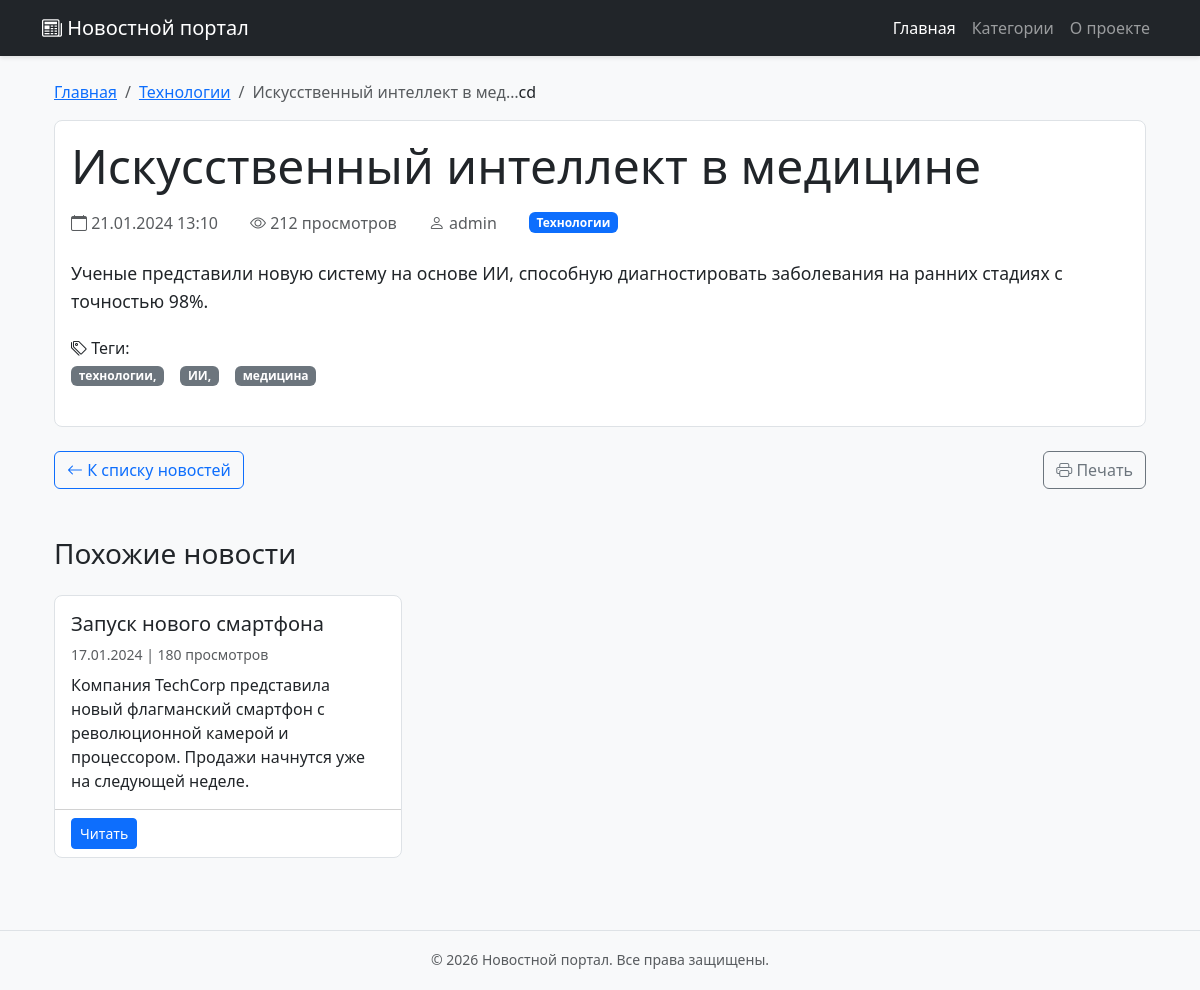
The app's page /news/7/ with its own data.
### news/models.py (models this page shows, shortened)
class News(models.Model):
    DRAFT = 'draft'
    PUBLISHED = 'published'
    ARCHIVED = 'archived'
    STATUS_CHOICES = [
        (DRAFT, 'Черновик'),
        (PUBLISHED, 'Опубликовано'),
        (ARCHIVED, 'В архиве'),
    ]
    title = models.CharField(max_length=200, verbose_name='Заголовок')
    slug = models.SlugField(max_length=200, unique=True, verbose_name='URL-адрес')
    content = models.TextField(verbose_name='Содержание')
    short_description = models.TextField(max_length=500, verbose_name='Краткое описание', blank=True)
    category = models.ForeignKey(
        Category,
        on_delete=models.CASCADE,
        related_name='news',
        verbose_name='Категория'
    )
    author = models.ForeignKey(
        User,
        on_delete=models.CASCADE,
        related_name='news',
        verbose_name='Автор'
    )
    status = models.CharField(
        max_length=20,
        choices=STATUS_CHOICES,
        default=DRAFT,
        verbose_name='Статус'
    )
    created_at = models.DateTimeField(auto_now_add=True, verbose_name='Дата создания')
    updated_at = models.DateTimeField(auto_now=True, verbose_name='Дата обновления')
    published_at = models.DateTimeField(blank=True, null=True, verbose_name='Дата публикации')
    image = models.ImageField(
        upload_to='news/images/%Y/%m/%d/',
        verbose_name='Изображение',
        blank=True,
        null=True
    )
    views = models.PositiveIntegerField(default=0, verbose_name='Количество просмотров')
    tags = models.CharField(max_length=200, verbose_name='Теги', blank=True)
    meta_title = models.CharField(max_length=200, verbose_name='Meta заголовок', blank=True)
    meta_description = models.TextField(verbose_name='Meta описание', blank=True)
    class Meta:
        verbose_name = 'Новость'
        verbose_name_plural = 'Новости'
        ordering = ['-created_at']
        indexes = [
            models.Index(fields=['-created_at']),
            models.Index(fields=['status']),
            models.Index(fields=['category']),
        ]
    def save(self, *args, **kwargs):
        if self.status == self.PUBLISHED and not self.published_at:
            from django.utils import timezone
            self.published_at = timezone.now()
        elif self.status != self.PUBLISHED:
            self.published_at = None
        super().save(*args, **kwargs)

class Category(models.Model):
    name = models.CharField(max_length=100, verbose_name='Название категории')
    slug = models.SlugField(max_length=150, unique=True, verbose_name='URL-адрес')
    description = models.TextField(verbose_name='Описание', blank=True)
    created_at = models.DateTimeField(auto_now_add=True, verbose_name='Дата создания')
    class Meta:
        verbose_name = 'Категория'
        verbose_name_plural = 'Категории'
        ordering = ['name']

### news/views.py (the view)
# urls.py: path('news/<int:news_id>/', views.news_detail, name='news_detail'),
def news_detail(request, news_id):
    try:
        news_item = get_object_or_404(News, id=news_id, status='published')
        news_item.views += 1
        news_item.save(update_fields=['views'])
        related_news = News.objects.filter(
            category=news_item.category,
            status='published'
        ).exclude(id=news_id).order_by('-created_at')[:3]
        context = {
            'news': news_item,
            'title': news_item.title,
            'related_news': related_news,
        }
        return render(request, 'news/news_detail.html', context)
    except News.DoesNotExist:
        raise Http404("Новость не найдена")

### news/templates/news/news_detail.html (shortened to what this page needs)
{% extends 'news/base.html' %}
{% load static %}
{% block content %}
<div class="container mt-4">
    <nav aria-label="breadcrumb">
        <ol class="breadcrumb">
            <li class="breadcrumb-item"><a href="{% url 'index' %}">Главная</a></li>
            <li class="breadcrumb-item"><a href="#">{{ news.category.name }}</a></li>
            <li class="breadcrumb-item active">{{ news.title|truncatechars:30 }}</li>
        cd
    </nav>
    <div class="card mb-4">
        <div class="card-body">
            <h1 class="card-title display-5 mb-3">{{ news.title }}</h1>
            <div class="d-flex flex-wrap align-items-center gap-3 mb-4 text-muted">
                <span><i class="bi bi-calendar"></i> {{ news.created_at|date:"d.m.Y H:i" }}</span>
                <span><i class="bi bi-eye"></i> {{ news.views }} просмотров</span>
                <span><i class="bi bi-person"></i> {{ news.author.username|default:"admin" }}</span>
                <span class="badge bg-primary">{{ news.category.name }}</span>
            </div>
            <div class="news-content mb-4">
                {{ news.content|linebreaks }}
            </div>
            {% if news.tags %}
            <div class="mb-4">
                <h6><i class="bi bi-tags"></i> Теги:</h6>
                <div class="d-flex flex-wrap gap-2">
                    {% for tag in news.tags.split %}
                    <span class="badge bg-secondary">{{ tag }}</span>
                    {% endfor %}
                </div>
            </div>
            {% endif %}
        </div>
    </div>
    <div class="d-flex justify-content-between mb-5">
        <a href="{% url 'index' %}" class="btn btn-outline-primary">
            <i class="bi bi-arrow-left"></i> К списку новостей
        </a>
        <button class="btn btn-outline-secondary" onclick="window.print()">
            <i class="bi bi-printer"></i> Печать
        </button>
    </div>
    {% if related_news %}
    <div class="mb-5">
        <h3 class="mb-4">Похожие новости</h3>
        <div class="row">
            {% for related in related_news %}
            <div class="col-md-6 col-lg-4 mb-4">
                <div class="card h-100">
                    <div class="card-body">
                        <h5 class="card-title">{{ related.title }}</h5>
                        <p class="card-text text-muted small mb-2">
                            {{ related.created_at|date:"d.m.Y" }} | {{ related.views }} просмотров
                        </p>
                        <p class="card-text">{{ related.content|truncatewords:20 }}</p>
                    </div>
                    <div class="card-footer bg-transparent">
                        <a href="{% url 'news_detail' related.id %}" class="btn btn-primary btn-sm">Читать</a>
                    </div>
                </div>
            </div>
            {% endfor %}
        </div>
    </div>
    {% endif %}
</div>
<link rel="stylesheet" href="https://cdn.jsdelivr.net/npm/bootstrap-icons@1.11.1/font/bootstrap-icons.css">
{% endblock %}

### news/templates/news/base.html (style rules this page uses)
body { background-color: #f8f9fa; padding-bottom: 60px; }
.container { max-width: 1140px; }

### news/templates/news/news_detail.html (style rules this page uses)
.card { border: 1px solid #dee2e6; border-radius: 0.5rem; }
.card-title { color: #212529; }
.news-content { line-height: 1.6; font-size: 1.1rem; }
.mb-4 { margin-bottom: 1.5rem !important; }
.mb-5 { margin-bottom: 3rem !important; }
.d-flex.gap-3 > * { margin-right: 1rem; }
.d-flex.gap-2 > * { margin-right: 0.5rem; }

### records on screen
News: category.name "Технологии", title "Искусственный интеллект в мед…", title "Искусственный интеллект в медицине", created_at "21.01.2024 13:10", views "212", author.username "admin", content "Ученые представили новую систему на основе ИИ, способную диагностировать заболевания на ранних стадиях с точностью 98%."
News: title "Запуск нового смартфона", created_at "17.01.2024", views "180", content "Компания TechCorp представила новый флагманский смартфон с революционной камерой и процессором. Продажи начнутся уже на следующей неделе."

### other values on screen
{{ tag }} "технологии," "ИИ," "медицина"
